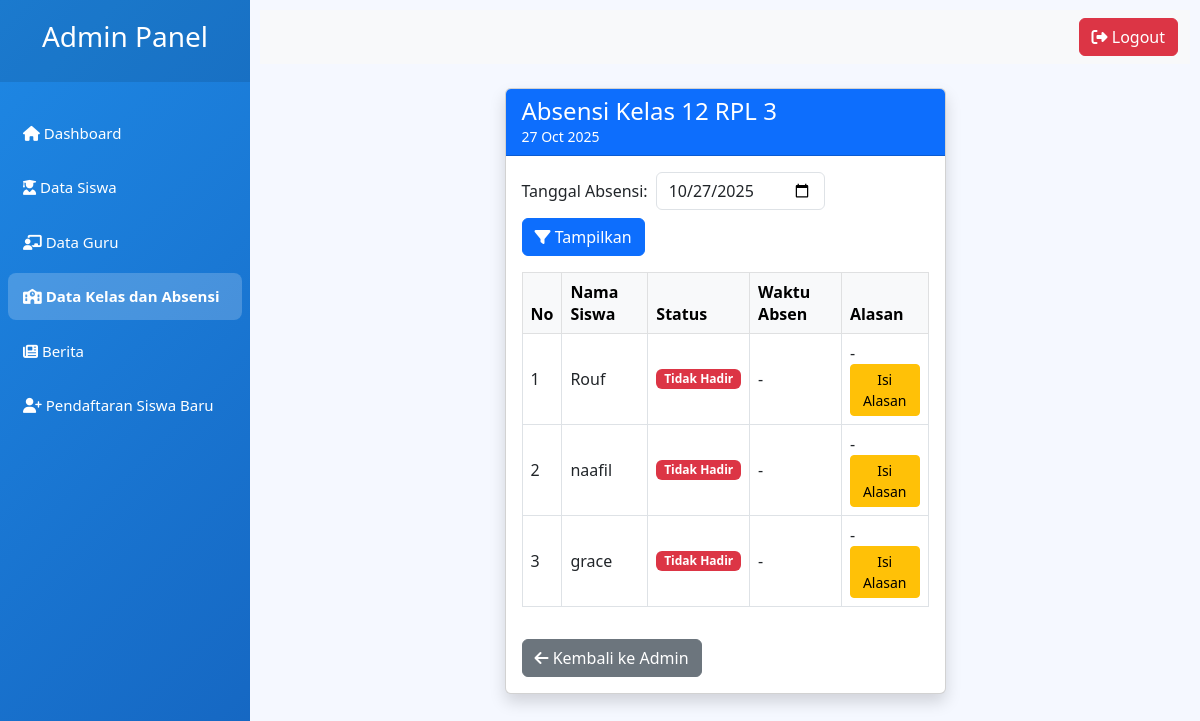
/backend/modules/absensi.php?kelas=23, run on an earlier commit of the app's database.
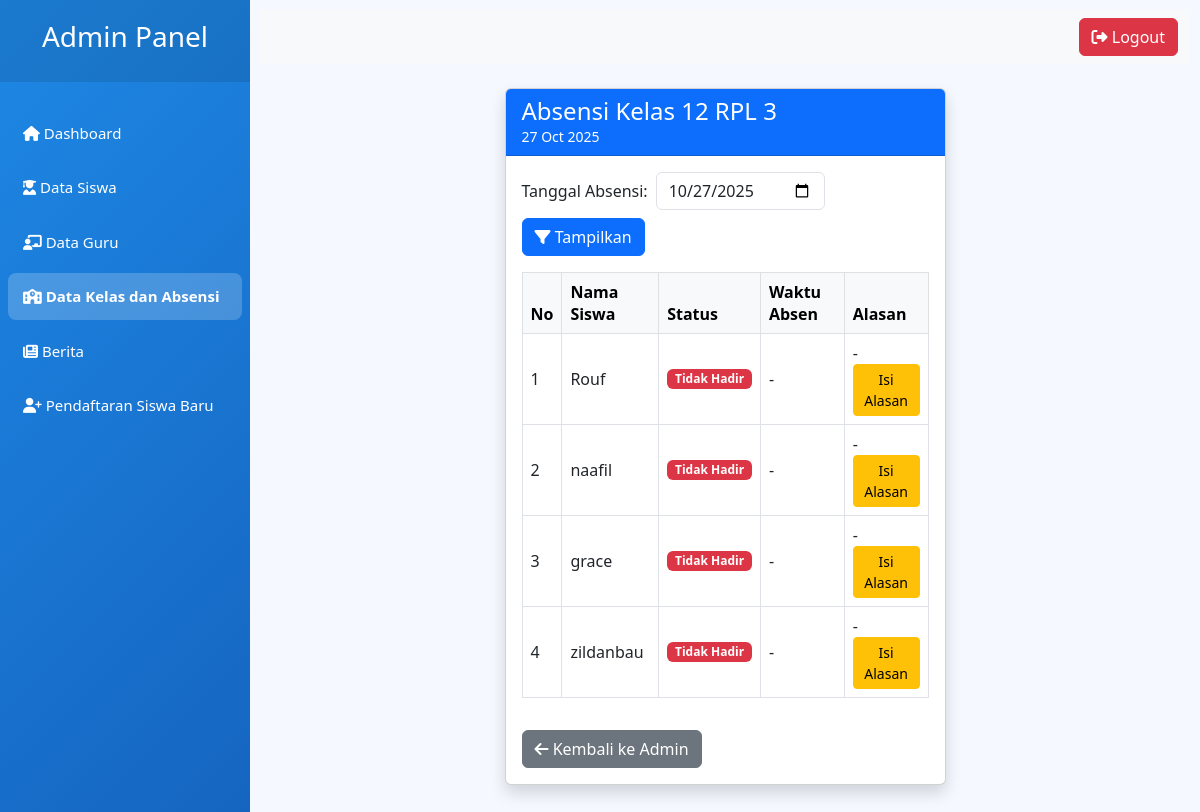
And on a later commit of the database.
### tables this page shows
CREATE TABLE `siswa` (
  `siswa_id` int NOT NULL,
  `nama` varchar(100) NOT NULL,
  `username` varchar(50) DEFAULT NULL,
  `password` varchar(255) DEFAULT NULL,
  `kelas_id` int DEFAULT NULL,
  `nama_kelas` varchar(30) NOT NULL,
  `last_login` datetime DEFAULT NULL,
  `login_time` datetime DEFAULT NULL,
  `login_status` enum('success','failed') DEFAULT NULL,
  `login_photo` varchar(255) DEFAULT NULL,
  `last_attendance` datetime DEFAULT NULL,
  `nis` varchar(20) DEFAULT NULL
);

### backend/modules/absensi.php (the view, shortened to what the changed rows need)
<?php
require_once BASE_PATH . '/config/koneksi.php';
$kelas_filter = isset($_GET['kelas']) ? intval($_GET['kelas']) : 0;
$siswa_stmt = $db->prepare("SELECT siswa_id, nama FROM siswa WHERE kelas_id = ?");
$siswa_stmt->bind_param("i", $kelas_filter);
$siswa_stmt->execute();
$siswa_result = $siswa_stmt->get_result();
$tanggal = isset($_GET['date']) ? $_GET['date'] : date('Y-m-d');
?>
<link href="https://cdn.jsdelivr.net/npm/bootstrap@5.3.0/dist/css/bootstrap.min.css" rel="stylesheet">
<link rel="stylesheet" href="https://cdnjs.cloudflare.com/ajax/libs/font-awesome/6.4.0/css/all.min.css">
<div class="wrapper">
    <div id="content">
        <div class="container py-4">
            <div class="row justify-content-center">
                <div class="col-12 col-md-8 col-lg-6">
                    <div class="card shadow">
                        <div class="card-body">
                            <div class="table-responsive">
                                <table class="table table-hover table-bordered align-middle">
                                    <thead class="table-light">
                                        <tr>
                                            <th>No</th>
                                            <th>Nama Siswa</th>
                                            <th>Status</th>
                                            <th>Waktu Absen</th>
                                            <th>Alasan</th>
                                        </tr>
                                    </thead>
                                    <tbody>
                                        <?php
                                        $no = 1;
                                        while ($row = $siswa_result->fetch_assoc()) {
                                            $absen_stmt = $db->prepare("SELECT waktu_absen, status FROM absensi_detail WHERE siswa_id = ? AND kelas_id = ? AND tanggal = ?");
                                            $absen_stmt->bind_param("iis", $row['siswa_id'], $kelas_filter, $tanggal);
                                            $absen_stmt->execute();
                                            $absen_result = $absen_stmt->get_result();
                                            $absen = $absen_result->fetch_assoc();
                                            $alasan_stmt = $db->prepare("SELECT alasan, status, waktu_alasan FROM absensi_alasan WHERE siswa_id = ? AND kelas_id = ? AND tanggal = ?");
                                            $alasan_stmt->bind_param("iis", $row['siswa_id'], $kelas_filter, $tanggal);
                                            $alasan_stmt->execute();
                                            $alasan_result = $alasan_stmt->get_result();
                                            $alasan_row = $alasan_result->fetch_assoc();
                                            $status_text = $alasan_row && !empty($alasan_row['status']) ? $alasan_row['status'] : ($absen ? $absen['status'] : 'Tidak Hadir');
                                            if ($alasan_row && !empty($alasan_row['waktu_alasan'])) {
                                                $waktu = date('H:i', strtotime($alasan_row['waktu_alasan']));
                                            } elseif ($absen && !empty($absen['waktu_absen'])) {
                                                $waktu = date('H:i', strtotime($absen['waktu_absen']));
                                            } else {
                                                $waktu = '-';
                                            }
                                            $alasan = $alasan_row && !empty($alasan_row['alasan']) ? htmlspecialchars($alasan_row['alasan']) : '-';
                                            $alasan_status = $alasan_row && !empty($alasan_row['status']) ? $alasan_row['status'] : $status_text;
                                            $alasan_btn = '';
                                            if ($status_text != 'Hadir') {
                                                $btn_label = ($alasan == '-' ? 'Isi Alasan' : 'Edit Alasan');
                                                $alasan_btn = '<button class="btn btn-sm btn-warning"
                                                    onclick="showAlasanModal(' . $row['siswa_id'] . ', \'' . addslashes($row['nama']) . '\', \'' . addslashes($alasan_status) . '\', \'' . addslashes($alasan) . '\')">' . $btn_label . '</button>';
                                            }
                                            echo "<tr>
                                                <td>{$no}</td>
                                                <td>" . htmlspecialchars($row['nama']) . "</td>
                                                <td><span class='badge " . ($status_text == 'Hadir' ? 'bg-success' : 'bg-danger') . "'>$status_text</span></td>
                                                <td>$waktu</td>
                                                <td>
                                                    $alasan
                                                    " . ($alasan_btn ? '<br>' . $alasan_btn : '') . "
                                                </td>
                                            </tr>";
                                            $no++;
                                        }
                                        ?>
                                    </tbody>
                                </table>
                            </div>
                        </div>
                    </div>
                </div>
            </div>
        </div>
    </div>
</div>

What changed in the data, as far as the page shows it:
added siswa: nama "zildanbau", status_text "Tidak Hadir", waktu "-", alasan "-", btn_label "Isi Alasan"
